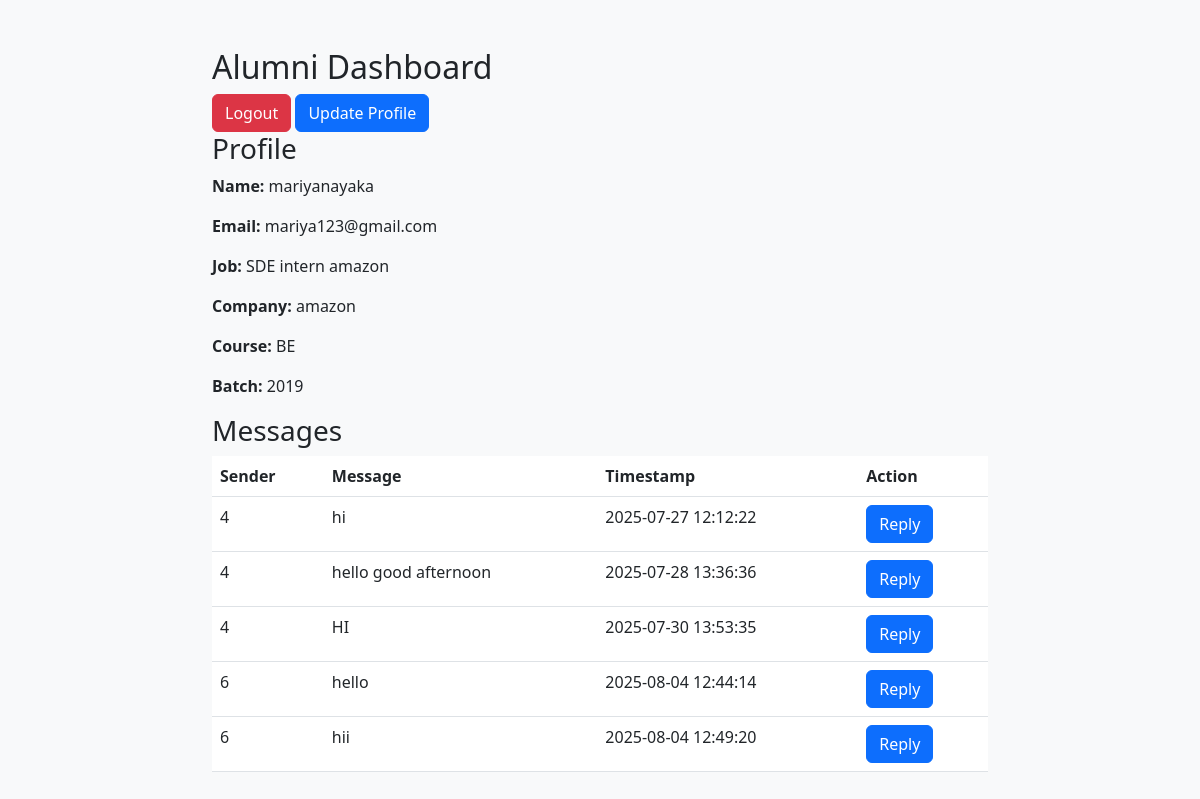
Page /alumni/dashboard (signed in) on the committed database.
### tables this page shows
CREATE TABLE alumni (
            alumni_id INTEGER PRIMARY KEY AUTOINCREMENT,
            name TEXT,
            email TEXT UNIQUE,
            password TEXT,
            job TEXT,
            company TEXT,
            course TEXT,
            batch INTEGER,
            status TEXT DEFAULT 'pending'
        );

CREATE TABLE messages (
            message_id INTEGER PRIMARY KEY AUTOINCREMENT,
            sender_id INTEGER,
            receiver_id INTEGER,
            content TEXT,
            timestamp TEXT
        );

### app.py (the view)
@app.route('/alumni/dashboard')
def alumni_dashboard():
    if 'alumni_id' not in session:
        return redirect(url_for('alumni_login'))
    with sqlite3.connect('alumni.db') as conn:
        c = conn.cursor()
        c.execute("SELECT * FROM alumni WHERE alumni_id = ?", (session['alumni_id'],))
        alumni = c.fetchone()
        c.execute("SELECT * FROM messages WHERE receiver_id = ?", (session['alumni_id'],))
        messages = c.fetchall()
    return render_template('alumni_dashboard.html', alumni=alumni, messages=messages, alumni_name=session.get('alumni_name'))

### templates/alumni_dashboard.html (shortened to what this page needs)
<!DOCTYPE html>
<html lang="en">
<head>
    <link href="https://cdn.jsdelivr.net/npm/bootstrap@5.3.0/dist/css/bootstrap.min.css" rel="stylesheet">
    <link href="{{ url_for('static', filename='css/style.css') }}" rel="stylesheet">
</head>
<body>
    <div class="container mt-5">
        <h2>Alumni Dashboard</h2>
        <a href="/logout" class="btn btn-danger">Logout</a>
        <a href="/alumni/update" class="btn btn-primary">Update Profile</a>
        <h3>Profile</h3>
        <p><strong>Name:</strong> {{ alumni[1] }}</p>
        <p><strong>Email:</strong> {{ alumni[2] }}</p>
        <p><strong>Job:</strong> {{ alumni[4] }}</p>
        <p><strong>Company:</strong> {{ alumni[5] }}</p>
        <p><strong>Course:</strong> {{ alumni[6] }}</p>
        <p><strong>Batch:</strong> {{ alumni[7] }}</p>
        <h3>Messages</h3>
        <table class="table">
            <thead>
                <tr>
                    <th>Sender</th>
                    <th>Message</th>
                    <th>Timestamp</th>
                    <th>Action</th>
                </tr>
            </thead>
            <tbody>
                {% for msg in messages %}
                <tr>
                    <td>{{ msg[1] }}</td>
                    <td>{{ msg[3] }}</td>
                    <td>{{ msg[4] }}</td>
                    <td><a href="/chat/{{ msg[1] }}" class="btn btn-primary">Reply</a></td>
                </tr>
                {% endfor %}
            </tbody>
        </table>
    </div>
</body>
</html>

### static/css/style.css (style rules this page uses)
body { background-color: #f8f9fa; }
.container { max-width: 800px; }
.table { background-color: white; }

### rows in the picture
alumni: name "mariyanayaka", email "mariya123@gmail.com", job "SDE intern amazon", company "amazon", course "BE", batch "2019"
messages: sender "4", content "hi", timestamp "2025-07-27 12:12:22"
messages: sender "4", content "hello good afternoon", timestamp "2025-07-28 13:36:36"
messages: sender "4", content "HI", timestamp "2025-07-30 13:53:35"
messages: sender "6", content "hello", timestamp "2025-08-04 12:44:14"
messages: sender "6", content "hii", timestamp "2025-08-04 12:49:20"
